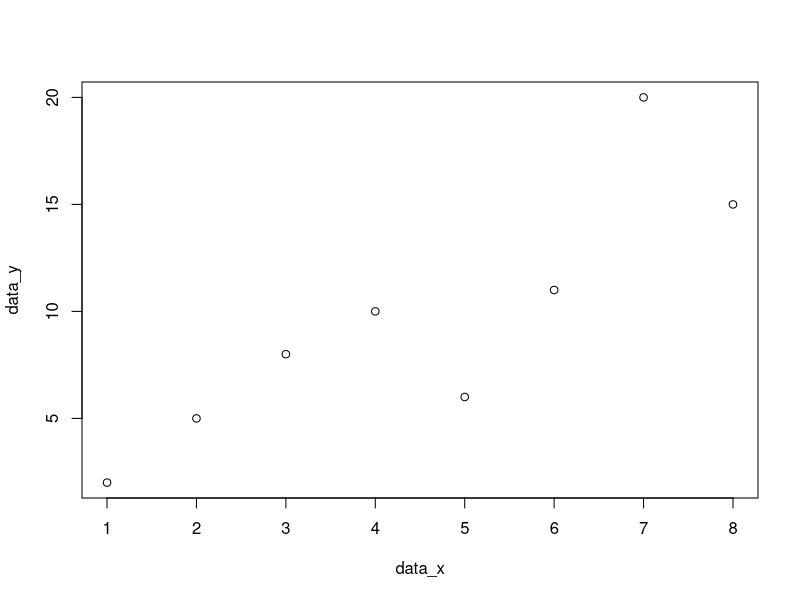
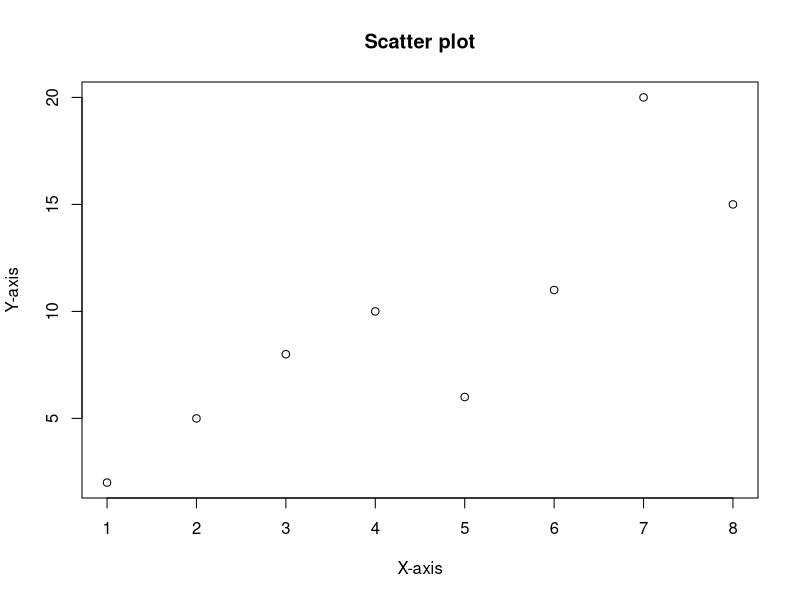

Here is the R script that generated these plots, in order:
library(readxl)
data <- read_excel("Class04/data.xlsx", col_types = c("numeric", "numeric"))
View(data)
data_x <-data$X
data_y <- data$Y
plot(data_x, data_y)
plot(data_x, data_y, xlab = "X-axis", ylab = "Y-axis", main = "Scatter plot")

#lm: se utiliza para ajustar modelos lineales, incluidos los multivariantes. Puede utilizarse para 
# realizar regresiones, análisis de varianza de estrato único y análisis de covarianza.
modelo <- lm(Y~X, data = data)
modelo
summary(modelo)

#anova: Calcular tablas de análisis de varianza (o desviación) para uno o más objetos modelo 
# ajustados.
anova(modelo)
Estimates <- data.frame(X = seq(1,8))
Estimates
y_i = predict(modelo, Estimates)
y_i
qt(p= 0.05,5)
qt(p= 0.95,5,6)

#pf: La distribución F, Densidad, función de distribución, función cuantil y generación 
# aleatoria para la distribución F con df1 y df2 grados de libertad (y parámetro opcional 
# de no centralidad ncp).
pf(17.457,1,6,lower.tail = FALSE)

# Error: Es la resta del valor real - estimado

e_i = data_y - y_i
e_i

# (Intercept) Pr(>|t|): 0.85654


# Pr(>|t|)
Pr = pt(0.189, 7, lower.tail = FALSE)
Pr*2
# La distribución t de Student, densidad, función de distribución, función cuantil y 
# generación aleatoria para la distribución t con df grados de libertad 
# (y parámetro opcional de no centralidad ncp).